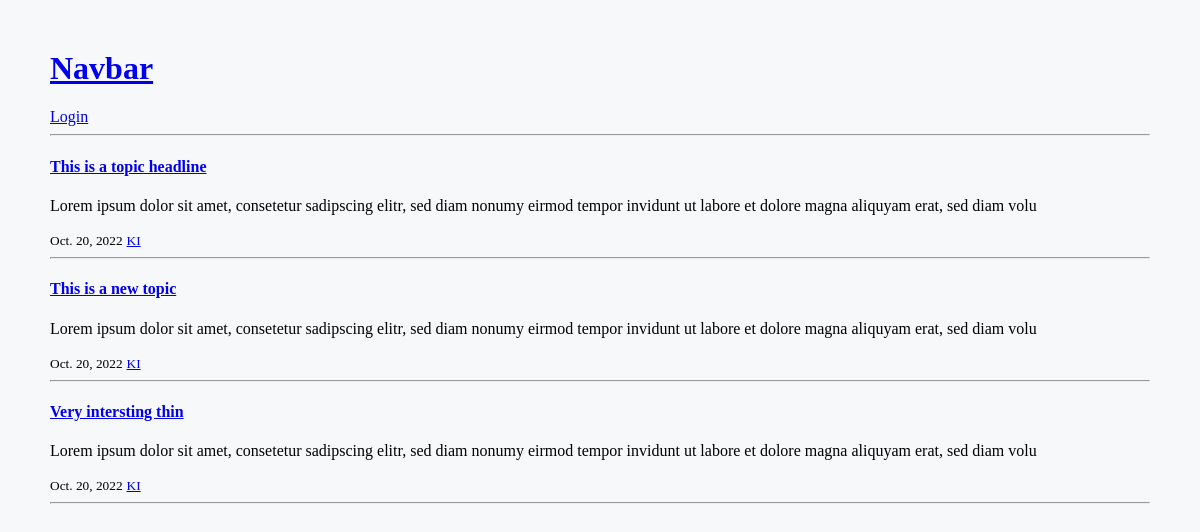
The page /category/KI/ on the database its author committed.
### base/models.py (models this page shows)
class Topic(models.Model):
    headline = models.CharField(max_length=150)
    description = models.TextField(null=True, blank=True)
    start_chapter = models.ForeignKey(Chapter, on_delete=models.CASCADE)
    categories = models.ForeignKey(Category, on_delete=models.CASCADE)
    level = models.ForeignKey(Level, on_delete=models.CASCADE, null=True, blank=True)
    creator = models.ManyToManyField(User)
    created = models.DateTimeField(auto_now_add=True)
    updated = models.DateTimeField(auto_now=True)
    def __str__(self):
        return self.headline
    def short_description(self):
        return self.description[:150]

class Category(models.Model):
    name = models.CharField(max_length=100)
    def __str__(self):
        return self.name

### base/views.py (the view)
# urls.py: path('category/<str:cat>/', views.category, name="category"),
def category(request, cat):
    topics = Topic.objects.filter(categories__name=cat)
    context = {'topics': topics}
    return render(request, 'base/category.html', context)

### base/templates/base/category.html
{% extends 'main.html' %}
{% block content %}
{% for topic in topics %}
{% include 'base/topic_preview.html' %}
{% endfor %}
{% endblock %}

### base/templates/base/topic_preview.html
<div class="topic-preview-container">
            <h4>
                <a href="{% url 'topic' topic.id %}?chapter={{topic.start_chapter.id}}">{{topic}}</a>
            </h4>
            <p>{{topic.short_description}}</p>
            <div>
                <small>{{topic.created|date}}</small>
               <a href="{% url 'category' topic.categories %}"><small>{{topic.categories}}</small></a>
            </div>
            <hr>
        </div>

### static/styles/main.css (style rules this page uses)
body { margin: 50px; background-color: #F7F8FA; }

### rows shown on the page
Topic: headline "This is a topic headline", short_description "Lorem ipsum dolor sit amet, consetetur sadipscing elitr, sed diam nonumy eirmod tempor invidunt ut labore et dolore magna aliquyam erat, sed diam volu", created "Oct. 20, 2022", categories "KI"
Topic: headline "This is a new topic", short_description "Lorem ipsum dolor sit amet, consetetur sadipscing elitr, sed diam nonumy eirmod tempor invidunt ut labore et dolore magna aliquyam erat, sed diam volu", created "Oct. 20, 2022", categories "KI"
Topic: headline "Very intersting thin", short_description "Lorem ipsum dolor sit amet, consetetur sadipscing elitr, sed diam nonumy eirmod tempor invidunt ut labore et dolore magna aliquyam erat, sed diam volu", created "Oct. 20, 2022", categories "KI"
